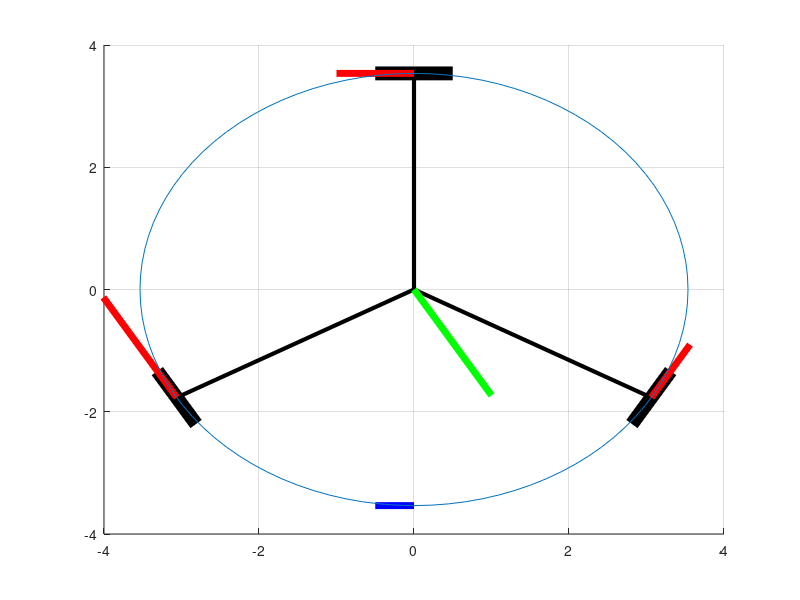

MATLAB code to generate this figure:
clear all; close all; clc;

Vx=1;
Vy=0;
Vz=0;

% Vx=0;
Vy=-sqrt(3);
% Vy=1;
Vz=0;

Vt=Vx+Vy;

W=.5;

L=5*cos(45/(180/pi));

cos1=cos(-60/(180/pi));
cos2=cos(60/(180/pi));
sin1=sin(-60/(180/pi));
sin2=sin(60/(180/pi));

m1 = [L*cos(-150/(180/pi))+W*cos1 L*cos(-150/(180/pi))-W*cos1 L*sin(-150/(180/pi))+W*sin1 L*sin(-150/(180/pi))-W*sin1];
m2 = [L*cos(-30/(180/pi))+W*cos2 L*cos(-30/(180/pi))-W*cos2 L*sin(-30/(180/pi))+W*sin2 L*sin(-30/(180/pi))-W*sin2];
m3 = [-W W L L];




% speed1 = -((Vx)+(Vy/(2*sin1)))+Vz
% speed2 = -((Vx)+(Vy/(2*sin2)))+Vz
% speed3 = -Vx+Vz

speed1 = -(((1/3)*Vx)+((-2/sqrt(3))*Vy))
speed2 = -(((2/3)*Vx)+((2/sqrt(3))*Vy))
speed3 = -(((-1)*Vx))

speed1 = (sqrt(3)/2)*(((1/sqrt(3))*Vx)+(-1*Vy))
speed2 = (sqrt(3)/2)*(((1/sqrt(3))*Vx)+(1*Vy))
speed3 = (sqrt(3)/2)*((-(2/sqrt(3)*Vx)))

speed1 = (sin(atan(Vy/Vx)))*(((-2/sqrt(3))*Vx))+((2)*Vy)
speed2 = (sin(atan(Vy/Vx)))*((((-2/sqrt(3))*Vx))+((-2)*Vy))
speed3 = (Vx)

speed1 = (((-1/2)*Vx))+((sqrt(3)/2)*Vy)
speed2 = ((((-1/2)*Vx))+(-(sqrt(3)/2)*Vy))
speed3 = (Vx)


s1 = [speed1*cos1 speed1*sin1]
s2 = [speed2*cos2 speed2*sin2]
s3 = [speed3 0]

X = (speed1*cos1)+(speed2*cos2)-speed3
Y = (speed1*sin1)+(speed2*sin2)

figure
hold on
grid on
plot([0 L*cos(-30/(180/pi))],[0 L*sin(-30/(180/pi))],'k','LineWidth',3)
plot([0 L*cos(-150/(180/pi))],[0 L*sin(-150/(180/pi))],'k','LineWidth',3)
plot([0 0],[0 L],'k','LineWidth',3)

plot([m1(1) m1(2)],[m1(3) m1(4)],'k','LineWidth',10)
plot([m2(1) m2(2)],[m2(3) m2(4)],'k','LineWidth',10)
plot([m3(1) m3(2)],[m3(3) m3(4)],'k','LineWidth',10)

plot([0 Vx],[0 Vy],'g','LineWidth',5)
% plot([0 -Vx],[0 -Vy],'y','LineWidth',5)

plot([L*cos(-150/(180/pi)) L*cos(-150/(180/pi))+s1(1)],[L*sin(-150/(180/pi)) L*sin(-150/(180/pi))+s1(2)],'r','LineWidth',5)
plot([L*cos(-30/(180/pi)) L*cos(-30/(180/pi))+s2(1)],[L*sin(-30/(180/pi)) L*sin(-30/(180/pi))+s2(2)],'r','LineWidth',5)
plot([0 -s3(1)],[L L],'r','LineWidth',5)

plot([0 s1(1)+s2(1)],[-L -L],'b','LineWidth',5)

r=5*cos(pi/4);
th = 0:pi/50:2*pi;
xunit = r * cos(th);
yunit = r * sin(th);
plot(xunit, yunit);

xlim([-4 4]);
ylim([-4 4]);

set(gcf,'Position',[0 510 510 500])
